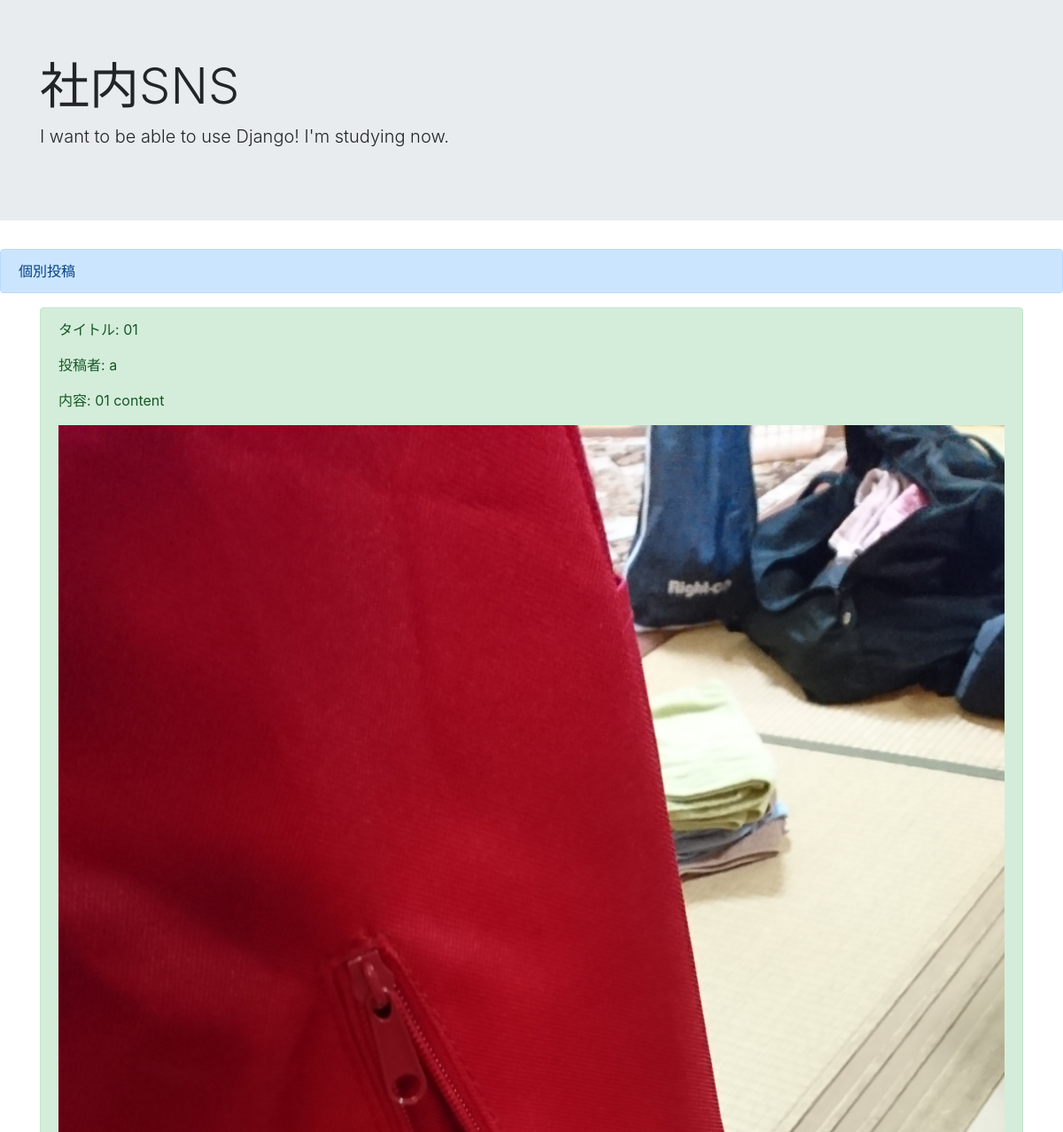
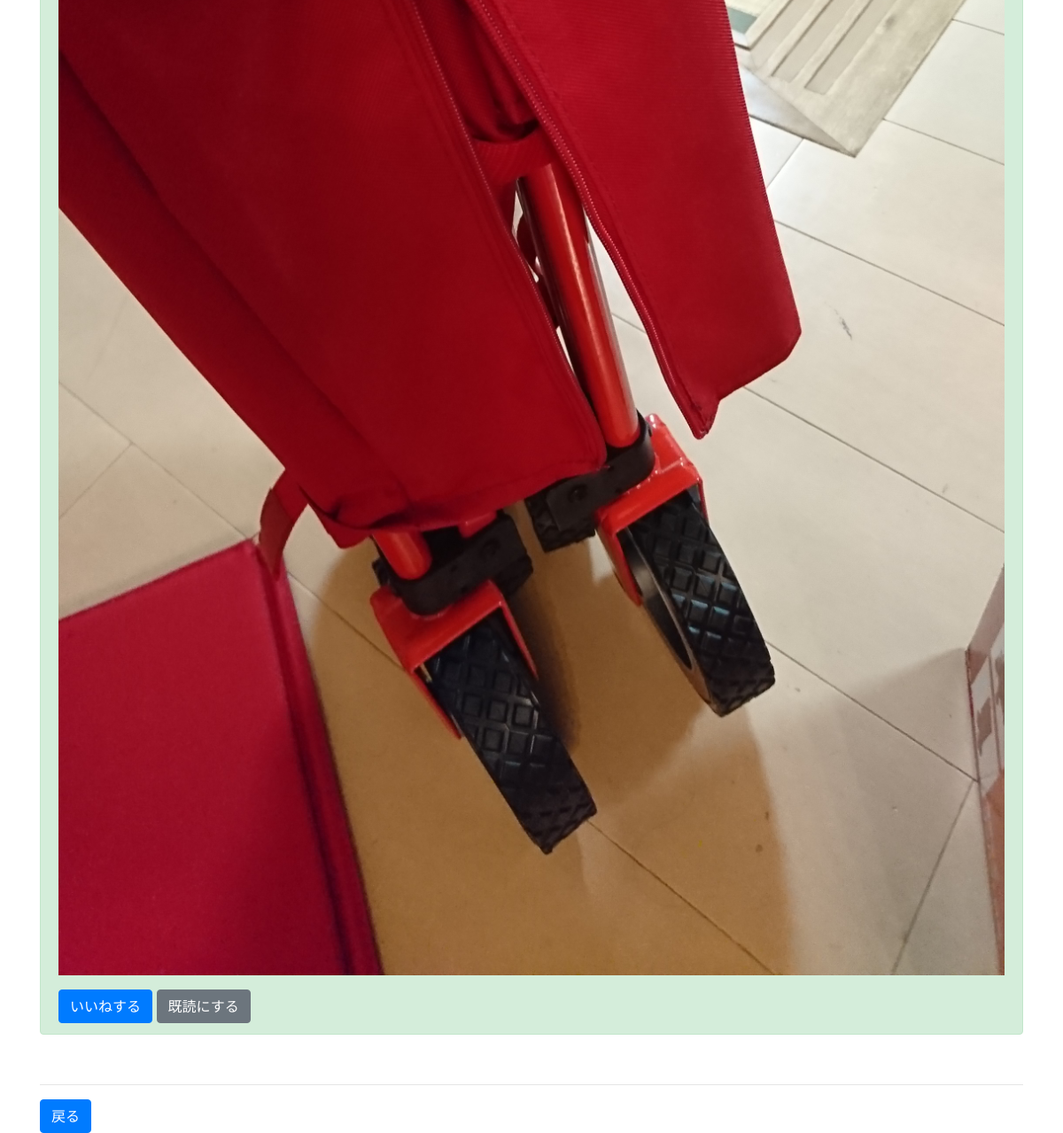
/detail/3, run on the app's committed database (2 pictures, top to bottom).
### boardapp/models.py (models this page shows, shortened)
class BoardModel(models.Model):
    title = models.CharField(max_length=100)
    content = models.TextField()
    author = models.CharField(max_length=100)
    images = models.ImageField(upload_to='')
    good = models.IntegerField(null=True, blank=True, default=0)
    read = models.IntegerField(default=0)
    readtext = models.CharField(max_length=200, default="")

### boardapp/views.py (the view)
# urls.py: path('detail/<int:pk>', detailfunc, name='detail'),
def detailfunc(request, pk):
    object = BoardModel.objects.get(pk=pk)
    return render(request, 'detail.html', {'object': object})

### templates/detail.html (shortened to what this page needs)
{% extends 'base.html' %}
    {% block header %}
    <div class="alert alert-primary" role="alert">
      個別投稿
    </div>
    {% endblock header %}
    {% block content %}
    <div class="container">
        <div class="alert alert-success" role="alert">
            <p>タイトル: {{ object.title }}</p>
            <p>投稿者: {{ object.author }}</p>
            <p>内容: {{ object.content }}</p>
            <p><img class="mw-100 img-fluid" src="{{ object.images.url }}"></p>
            <a href="{% url 'good' object.pk %}" class="btn btn-primary" role="button" aria-pressed="true">いいねする</a>
            <a href="{% url 'read' object.pk %}" class="btn btn-secondary" role="button" aria-pressed="true">既読にする</a>
        </div>
        <br>
        <Hr>
        <a href="{% url 'list' %}" class="btn btn-primary" role="button">戻る</a>
    </div>
    {% endblock content %}

### data on the page
BoardModel: title "01", author "a", content "01 content", images (picture)
